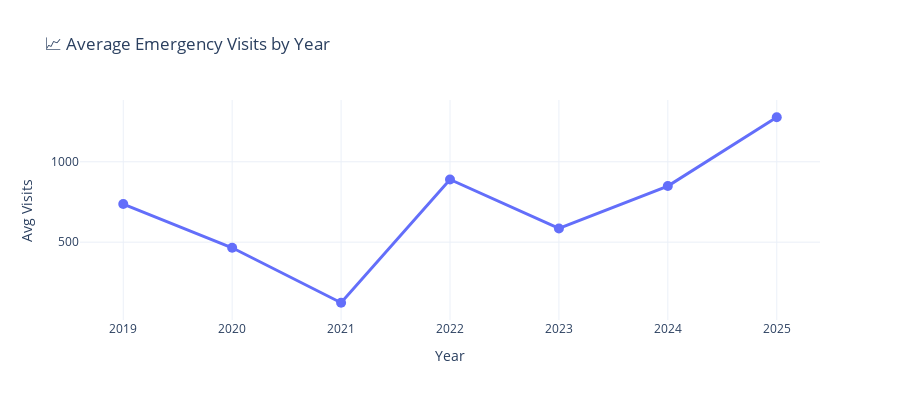

Source (notebook cell):
### Markdown cell above
---

## 📊 3. Trend Analysis: Are Things Getting Better or Worse?

### Code cell
if df is not None and emergency_cols:
    # Year-over-year comparison
    df['year'] = df['date'].dt.year

    yearly_avg = df.groupby('year')[target_col].mean().reset_index()
    yearly_avg = yearly_avg.sort_values('year')

    print("📈 Year-over-Year Trends:\n")
    print(yearly_avg.to_string(index=False))

    # Calculate percent change
    if len(yearly_avg) > 1:
        yearly_avg['pct_change'] = yearly_avg[target_col].pct_change() * 100
        print(f"\n📊 Percent changes:")
        for idx, row in yearly_avg.iterrows():
            if not pd.isna(row['pct_change']):
                direction = '📈' if row['pct_change'] > 0 else '📉'
                print(f"   {direction} {int(row['year'])}: {row['pct_change']:+.1f}%")

    # Line plot
    fig = px.line(
        yearly_avg,
        x='year',
        y=target_col,
        markers=True,
        title='📈 Average Emergency Visits by Year',
        labels={'year': 'Year', target_col: 'Avg Visits'}
    )

    fig.update_traces(line=dict(width=3), marker=dict(size=10))
    fig.update_layout(height=400, template='plotly_white')
    fig.write_html(VIZ_PATH / 'yearly_trends.html')
    fig.show()
    print(f"\n✅ Saved: yearly_trends.html")

### Figure 1 — Plotly figure (JSON) as saved in the notebook; plotly's stock layout.template omitted (floating-point values rounded to 4 significant figures)
{"data": [{"hovertemplate": "Year=%{x}<br>Avg Visits=%{y}<extra></extra>", "legendgroup": "", "line": {"color": "#636efa", "dash": "solid", "width": 3}, "marker": {"size": 10, "symbol": "circle"}, "mode": "lines+markers", "name": "", "orientation": "v", "showlegend": false, "type": "scatter", "x": [2019, 2020, 2021, 2022, 2023, 2024, 2025], "xaxis": "x", "y": [737.0, 465.2, 123.3, 889.9, 585.4, 849.0, 1277.0], "yaxis": "y"}], "layout": {"height": 400, "legend": {"tracegroupgap": 0}, "title": {"text": "📈 Average Emergency Visits by Year"}, "xaxis": {"anchor": "y", "domain": [0.0, 1.0], "title": {"text": "Year"}}, "yaxis": {"anchor": "x", "domain": [0.0, 1.0], "title": {"text": "Avg Visits"}}}}
